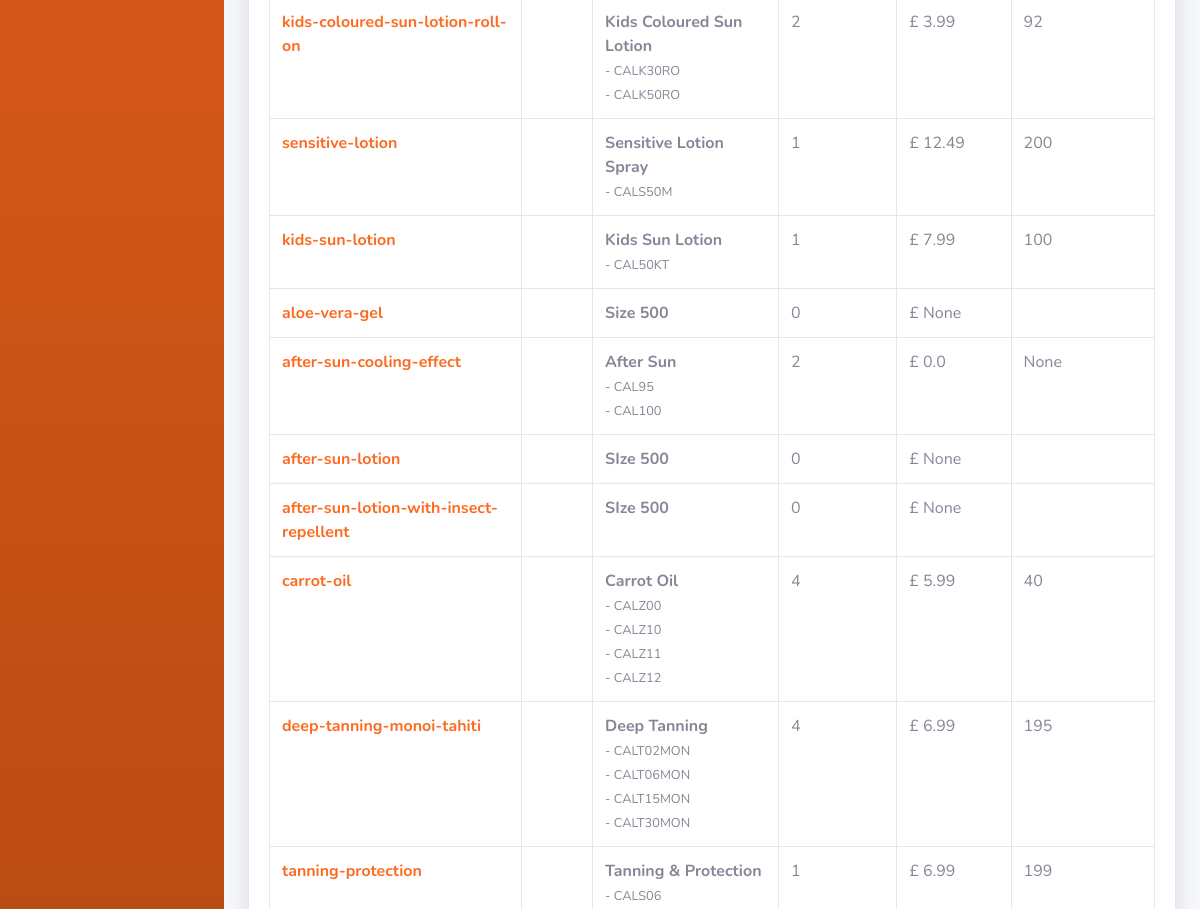
Page /dashboard/products/ (signed in, middle part) on the earlier database version.
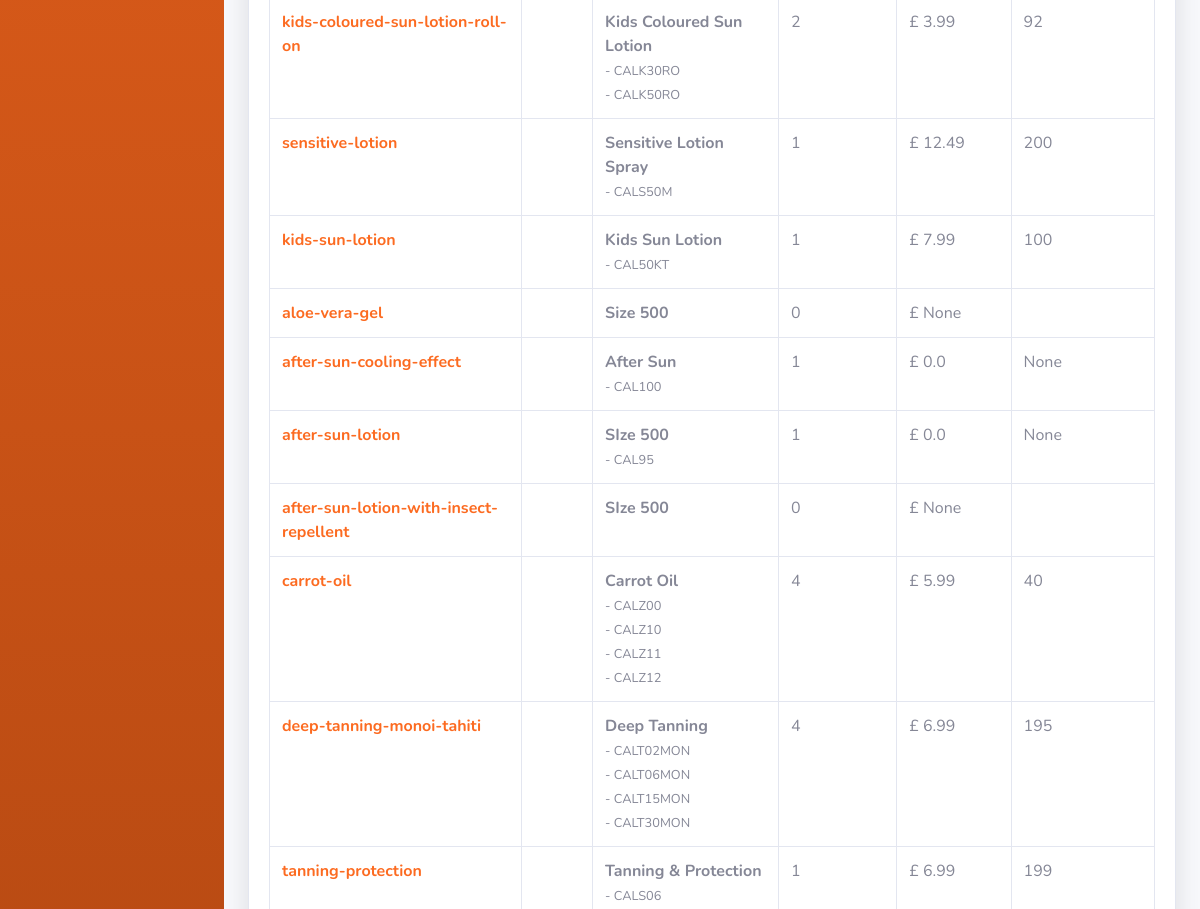
Same page on the later database version.
### product/models.py (models this page shows, shortened)
class Product(models.Model):
    name = models.CharField(_('name'), max_length=300)
    sub_title = models.CharField(_('sub title'), max_length=300)
    slug = models.SlugField(_("slug"), unique=True)
    description = models.TextField(blank=True, null=True)
    direction_of_use = models.TextField(blank=True, null=True)
    tags = models.ManyToManyField("Tag", verbose_name=_("tags"), blank=True)
    keyword = models.ManyToManyField(
        "Keyword", verbose_name=_("keywords"), blank=True)
    types = models.ManyToManyField(
        "ProductType", verbose_name=_("types"), blank=True)
    top_seller = models.BooleanField(default=False)
    @property
    def all_images(self):
        return ProductImage.objects.filter(variant__product=self)
    @property
    def main_image_object(self):
        main_image = self.all_images.filter(main=True)
        if len(main_image) >= 1:
            return self.all_images.filter(main=True).first()
        else:
            return self.all_images.first()
    @property
    def lowest_variant_price(self):
        list_of_prices = []
        for variant in self.variants.all():
            list_of_prices.append(variant.price)
        try:
            lowest_price = min(float(sub) for sub in list_of_prices)
        except:
            lowest_price = None
        return lowest_price
    @property
    def main_image(self):
        try:
            main_image_object = self.main_image_object
            main_image = main_image_object.get_absolute_image_url
        except:
            main_image = None
        return main_image

class ProductVariant(models.Model):
    sku = models.CharField(max_length=100, blank=True, unique=True)
    product = models.ForeignKey(
        "Product", null=True, on_delete=models.CASCADE, related_name="variants")
    name = models.CharField(max_length=255, null=True, blank=True, default="")
    size = models.CharField(max_length=355, blank=True)
    shopify_rest_variant_id = models.CharField(
        max_length=355, blank=True, null=True)
    shopify_storefront_variant_id = models.CharField(
        max_length=355, blank=True, null=True)
    date_first_available = models.DateField(
        auto_now=False, auto_now_add=False, null=True, blank=True)
    date_last_modified = models.DateField(
        auto_now=True, null=True, blank=True)
    claims = models.TextField(blank=True, null=True)
    ingredients = models.ManyToManyField(
        "Ingredient", verbose_name=_("ingredients"), blank=True)
    discontinued = models.BooleanField(default=False)
    size = models.CharField(max_length=200, null=True, blank=True)
    rrp = models.FloatField(blank=True, null=True)
    price = models.FloatField(blank=True, null=True, default=0)
    inventory_quantity = models.IntegerField(blank=True, null=True)

### dashboard/views.py (the view)
# urls.py: path('products/', views.products, name="products"),
@staff_required(login_url="/login")
def products(request):
    product = Product.objects.all()
    top_seller = request.GET.get('top', None)
    if top_seller is not None and top_seller.lower() == "yes":
        product = product.filter(top_seller=True)
    context = {
        "products": product
    }
    return render(request, "dashboard/products/products.html", context=context)

### dashboard/views.py (called while the page is built)
def staff_required(login_url=None, *args, **kwargs):
    return user_passes_test(lambda u: u.is_staff, login_url=login_url)

### product/models.py (called while the page is built)
    @property
    def get_absolute_image_url(self):
        request = None
        return "{0}{1}".format(get_current_site(request).domain, self.image.url)

### templates/dashboard/products/products.html (shortened to what this page needs)
{% extends "dashboard/admin-base.html" %} {% load static %}
{% load thumbnail %}
{% block content %}
<div class="container-fluid">
  <div class="card shadow mb-4">
    <div class="card-body">
      <div class="table-responsive">
        <table
          class="table table-bordered table-hover"
          id="dataTable"
          width="100%"
          cellspacing="0"
        >
          <tbody>
            {% for product in products %}
            <tr>
              <th scope="row"><a href="{% url "dashboard:product-edit" product.slug %}">{{ product.slug }}</a></th>
              <td>
              </td>
              <td>
                <strong>{{ product.name }}</strong><br />
                {% for variant in product.variants.all %}
                <small
                  >{{ variant_name}}  -
                  {{variant.sku}}</small
                ><br />
                {% endfor %}
              </td>
              <td>
                {{ product.variants.count }}
              </td>
              <td>£ {{ product.lowest_variant_price }}</td>
              <td>{{ product.variants.first.inventory_quantity }}</td>
            </tr>
            {% endfor %}
          </tbody>
        </table>
      </div>
    </div>
  </div>
</div>
{% endblock %}

### templates/dashboard/admin-base.html (shortened to what this page needs)
{% load static %}
<!DOCTYPE html>
<html lang="en">
<head>
  <link href="{% static "dashboard/vendor/fontawesome-free/css/all.min.css" %}" rel="stylesheet" type="text/css">
  <link href="{% static "dashboard/css/sb-admin-2.css" %}" rel="stylesheet">
  <link href="{% static "dashboard/vendor/datatables/dataTables.bootstrap4.min.css" %}" rel="stylesheet">
  <link rel="stylesheet" type="text/css" href="//cdnjs.cloudflare.com/ajax/libs/codemirror/3.20.0/codemirror.css">
  <link rel="stylesheet" type="text/css" href="//cdnjs.cloudflare.com/ajax/libs/codemirror/3.20.0/theme/monokai.css">
</head>
<body id="page-top">
  <div id="wrapper">
    <ul class="navbar-nav bg-gradient-primary sidebar sidebar-dark accordion" id="accordionSidebar">
    </ul>
    <div id="content-wrapper" class="d-flex flex-column">
        <div id="content">
      {% block content %} {% endblock content %}
</body>
</html>

Differences in the rows shown:
changed Product "after-sun-cooling-effect": variants.count "2" → "1"; loses ProductVariant (sku "CAL95")
changed Product "after-sun-lotion": gains ProductVariant (sku "CAL95"); variants.count "0" → "1"; lowest_variant_price "None" → "0.0"; variants.first.inventory_quantity (not shown) → "None"
